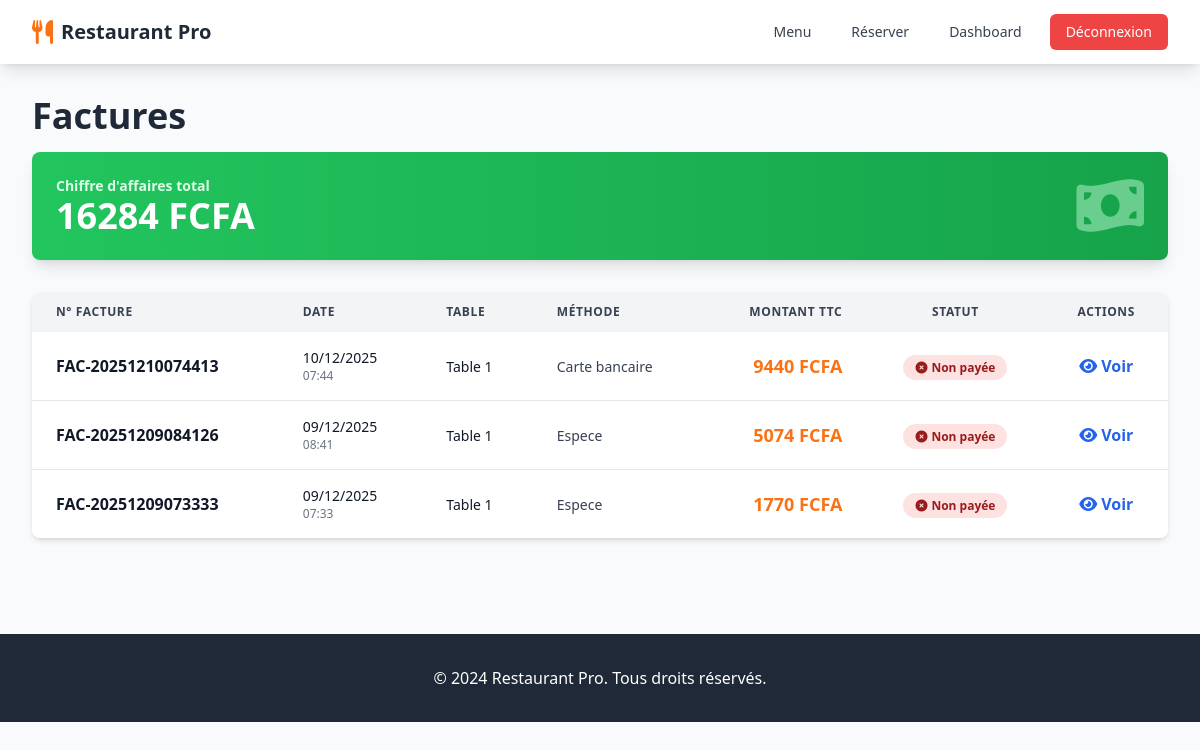
The app's page /factures/ (signed in) with its own data.
### restaurant/models.py (models this page shows, shortened)
class Facture(models.Model):
    METHODE_PAIEMENT_CHOICES = [
        ('ESPECE', 'Espece'),
        ('CARTE', 'Carte bancaire'),
        ('MOBILE', 'Mobile money'),
    ]
    commande = models.OneToOneField(
        Commande,
        on_delete=models.CASCADE,
        related_name='facture'
    )
    numero_facture = models.CharField(
        max_length=50,
        unique=True
    )
    montant_total = models.DecimalField(
        max_digits=10,
        decimal_places=2
    )
    tva = models.DecimalField(
        max_digits=10,
        decimal_places=2,
        default=Decimal('0.00')
    )
    montant_ttc = models.DecimalField(
        max_digits=10,
        decimal_places=2
    )
    methode_paiement = models.CharField(
        max_length=20,
        choices=METHODE_PAIEMENT_CHOICES
    )
    date_emission = models.DateTimeField(auto_now_add=True)
    payee = models.BooleanField(default=False)
    class Meta:
        verbose_name = "Facture"
        verbose_name_plural = "Factures"
        ordering = ['-date_emission']

class Commande(models.Model):
    STATUS_CHOICES = [
        ('EN_COURS', 'En cours'),
        ('PRETE', 'Prete'),
        ('SERVIE', 'Servie'),
        ('PAYEE', 'Payee'),
    ]
    table = models.ForeignKey(
        Table,
        on_delete=models.CASCADE,
        related_name='commandes'
    )
    serveur = models.ForeignKey(
        User,
        on_delete=models.SET_NULL,
        null=True,
        related_name='commandes'
    )
    date_creation = models.DateTimeField(auto_now_add=True)
    statut = models.CharField(
        max_length=20,
        choices=STATUS_CHOICES,
        default='EN_COURS'
    )
    notes = models.TextField(blank=True)
    class Meta:
        verbose_name = "Commande"
        verbose_name_plural = "Commandes"
        ordering = ['-date_creation']

class Table(models.Model):
    numero = models.IntegerField(unique=True)
    capacite = models.IntegerField(
        validators=[MinValueValidator(1)]
    )
    disponible = models.BooleanField(default=True)
    class Meta:
        verbose_name = "Table"
        verbose_name_plural = "Tables"
        ordering = ['numero']

### restaurant/views.py (the view)
# urls.py: path('factures/', views.liste_factures, name='liste_factures'),
@login_required
def liste_factures(request):
    factures = Facture.objects.select_related(
        'commande__table'
    ).order_by('-date_emission')
    total_factures = factures.aggregate(
        Sum('montant_ttc')
    )['montant_ttc__sum'] or 0
    context = {
        'factures': factures,
        'total_factures': total_factures,
    }
    return render(request, 'restaurant/liste_factures.html', context)

### restaurant/templates/restaurant/liste_factures.html (shortened to what this page needs)
{% extends 'restaurant/base.html' %}
{% block content %}
<div class="mb-8">
    <h1 class="text-4xl font-bold text-gray-800 mb-4">Factures</h1>
    <div class="bg-gradient-to-r from-green-500 to-green-600 rounded-lg shadow-lg p-6 text-white">
        <div class="flex justify-between items-center">
            <div>
                <p class="text-green-100 text-sm font-semibold">Chiffre d'affaires total</p>
                <p class="text-4xl font-bold">{{ total_factures|floatformat:0 }} FCFA</p>
            </div>
            <i class="fas fa-money-bill-wave text-6xl text-green-200 opacity-50"></i>
        </div>
    </div>
</div>
<div class="bg-white rounded-lg shadow-md overflow-hidden">
    <div class="overflow-x-auto">
        <table class="w-full">
            <thead class="bg-gray-100">
                <tr>
                    <th class="px-6 py-3 text-left text-xs font-semibold text-gray-700 uppercase tracking-wider">
                        N° Facture
                    </th>
                    <th class="px-6 py-3 text-left text-xs font-semibold text-gray-700 uppercase tracking-wider">
                        Date
                    </th>
                    <th class="px-6 py-3 text-left text-xs font-semibold text-gray-700 uppercase tracking-wider">
                        Table
                    </th>
                    <th class="px-6 py-3 text-left text-xs font-semibold text-gray-700 uppercase tracking-wider">
                        Méthode
                    </th>
                    <th class="px-6 py-3 text-right text-xs font-semibold text-gray-700 uppercase tracking-wider">
                        Montant TTC
                    </th>
                    <th class="px-6 py-3 text-center text-xs font-semibold text-gray-700 uppercase tracking-wider">
                        Statut
                    </th>
                    <th class="px-6 py-3 text-center text-xs font-semibold text-gray-700 uppercase tracking-wider">
                        Actions
                    </th>
                </tr>
            </thead>
            <tbody class="bg-white divide-y divide-gray-200">
                {% for facture in factures %}
                <tr class="hover:bg-gray-50">
                    <td class="px-6 py-4 whitespace-nowrap">
                        <div class="font-semibold text-gray-900">{{ facture.numero_facture }}</div>
                    </td>
                    <td class="px-6 py-4 whitespace-nowrap">
                        <div class="text-sm text-gray-900">{{ facture.date_emission|date:"d/m/Y" }}</div>
                        <div class="text-xs text-gray-500">{{ facture.date_emission|date:"H:i" }}</div>
                    </td>
                    <td class="px-6 py-4 whitespace-nowrap">
                        <span class="text-sm font-medium text-gray-900">
                            Table {{ facture.commande.table.numero }}
                        </span>
                    </td>
                    <td class="px-6 py-4 whitespace-nowrap">
                        <span class="text-sm text-gray-700">
                            {{ facture.get_methode_paiement_display }}
                        </span>
                    </td>
                    <td class="px-6 py-4 whitespace-nowrap text-right">
                        <div class="text-lg font-bold text-orange-500">
                            {{ facture.montant_ttc|floatformat:0 }} FCFA
                        </div>
                    </td>
                    <td class="px-6 py-4 whitespace-nowrap text-center">
                        {% if facture.payee %}
                        <span class="px-3 py-1 bg-green-100 text-green-800 rounded-full text-xs font-semibold">
                            <i class="fas fa-check-circle mr-1"></i>Payée
                        </span>
                        {% else %}
                        <span class="px-3 py-1 bg-red-100 text-red-800 rounded-full text-xs font-semibold">
                            <i class="fas fa-times-circle mr-1"></i>Non payée
                        </span>
                        {% endif %}
                    </td>
                    <td class="px-6 py-4 whitespace-nowrap text-center">
                        <a href="{% url 'detail_facture' facture.id %}"
                           class="text-blue-600 hover:text-blue-900 font-semibold">
                            <i class="fas fa-eye mr-1"></i>Voir
                        </a>
                    </td>
                </tr>
                {% endfor %}
            </tbody>
        </table>
    </div>
</div>
{% endblock %}

### records on screen
Facture: numero_facture "FAC-20251210074413", date_emission "10/12/2025", date_emission "07:44", commande.table.numero "1", methode_paiement "Carte bancaire", montant_ttc "9440", payee False (drawn)
Facture: numero_facture "FAC-20251209084126", date_emission "09/12/2025", date_emission "08:41", commande.table.numero "1", methode_paiement "Espece", montant_ttc "5074", payee False (drawn)
Facture: numero_facture "FAC-20251209073333", date_emission "09/12/2025", date_emission "07:33", commande.table.numero "1", methode_paiement "Espece", montant_ttc "1770", payee False (drawn)

### other values on screen
{{ total_factures|floatformat:0 }} "16284"
